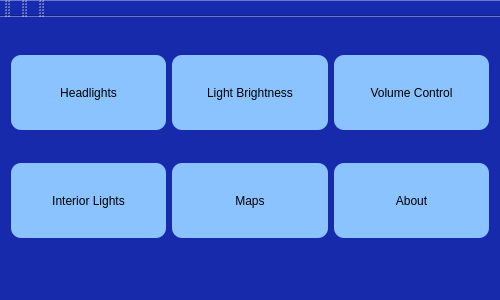
<?xml version="1.0" encoding="UTF-8"?>
<ui version="4.0">
 <class>MainWindow</class>
 <widget class="QMainWindow" name="MainWindow">
  <property name="geometry">
   <rect>
    <x>0</x>
    <y>0</y>
    <width>500</width>
    <height>300</height>
   </rect>
  </property>
  <property name="windowTitle">
   <string>MainWindow</string>
  </property>
  <property name="styleSheet">
   <string notr="true">background-color: rgb(22, 42, 171);</string>
  </property>
  <widget class="QWidget" name="centralWidget">
   <layout class="QGridLayout" name="gridLayout">
    <item row="1" column="0">
     <widget class="QPushButton" name="headlights">
      <property name="minimumSize">
       <size>
        <width>0</width>
        <height>75</height>
       </size>
      </property>
      <property name="styleSheet">
       <string notr="true">border-color: rgb(255, 255, 255);
background-color: rgb(138, 195, 255);
border-radius: 10px;</string>
      </property>
      <property name="text">
       <string>Headlights</string>
      </property>
     </widget>
    </item>
    <item row="1" column="1">
     <widget class="QPushButton" name="light_brightness">
      <property name="minimumSize">
       <size>
        <width>0</width>
        <height>75</height>
       </size>
      </property>
      <property name="styleSheet">
       <string notr="true">border-color: rgb(255, 255, 255);
background-color: rgb(138, 195, 255);
border-radius: 10px;</string>
      </property>
      <property name="text">
       <string>Light Brightness</string>
      </property>
     </widget>
    </item>
    <item row="2" column="1">
     <widget class="QPushButton" name="maps">
      <property name="minimumSize">
       <size>
        <width>0</width>
        <height>75</height>
       </size>
      </property>
      <property name="styleSheet">
       <string notr="true">border-color: rgb(255, 255, 255);
background-color: rgb(138, 195, 255);
border-radius: 10px;</string>
      </property>
      <property name="text">
       <string>Maps</string>
      </property>
     </widget>
    </item>
    <item row="2" column="0">
     <widget class="QPushButton" name="interior_lights">
      <property name="minimumSize">
       <size>
        <width>0</width>
        <height>75</height>
       </size>
      </property>
      <property name="styleSheet">
       <string notr="true">border-color: rgb(255, 255, 255);
background-color: rgb(138, 195, 255);
border-radius: 10px;</string>
      </property>
      <property name="text">
       <string>Interior Lights</string>
      </property>
     </widget>
    </item>
    <item row="1" column="2">
     <widget class="QPushButton" name="volume_control">
      <property name="minimumSize">
       <size>
        <width>0</width>
        <height>75</height>
       </size>
      </property>
      <property name="styleSheet">
       <string notr="true">border-color: rgb(255, 255, 255);
background-color: rgb(138, 195, 255);
border-radius: 10px;</string>
      </property>
      <property name="text">
       <string>Volume Control</string>
      </property>
     </widget>
    </item>
    <item row="2" column="2">
     <widget class="QPushButton" name="about">
      <property name="minimumSize">
       <size>
        <width>0</width>
        <height>75</height>
       </size>
      </property>
      <property name="styleSheet">
       <string notr="true">border-color: rgb(255, 255, 255);
background-color: rgb(138, 195, 255);
border-radius: 10px;</string>
      </property>
      <property name="text">
       <string>About</string>
      </property>
     </widget>
    </item>
   </layout>
  </widget>
  <widget class="QMenuBar" name="menuBar">
   <property name="geometry">
    <rect>
     <x>0</x>
     <y>0</y>
     <width>500</width>
     <height>28</height>
    </rect>
   </property>
  </widget>
  <widget class="QToolBar" name="mainToolBar">
   <attribute name="toolBarArea">
    <enum>TopToolBarArea</enum>
   </attribute>
   <attribute name="toolBarBreak">
    <bool>false</bool>
   </attribute>
  </widget>
  <widget class="QStatusBar" name="statusBar"/>
  <widget class="QToolBar" name="toolBar">
   <property name="windowTitle">
    <string>toolBar</string>
   </property>
   <attribute name="toolBarArea">
    <enum>TopToolBarArea</enum>
   </attribute>
   <attribute name="toolBarBreak">
    <bool>false</bool>
   </attribute>
  </widget>
  <widget class="QToolBar" name="toolBar_2">
   <property name="windowTitle">
    <string>toolBar_2</string>
   </property>
   <attribute name="toolBarArea">
    <enum>TopToolBarArea</enum>
   </attribute>
   <attribute name="toolBarBreak">
    <bool>false</bool>
   </attribute>
  </widget>
 </widget>
 <layoutdefault spacing="6" margin="11"/>
 <resources/>
 <connections/>
</ui>
